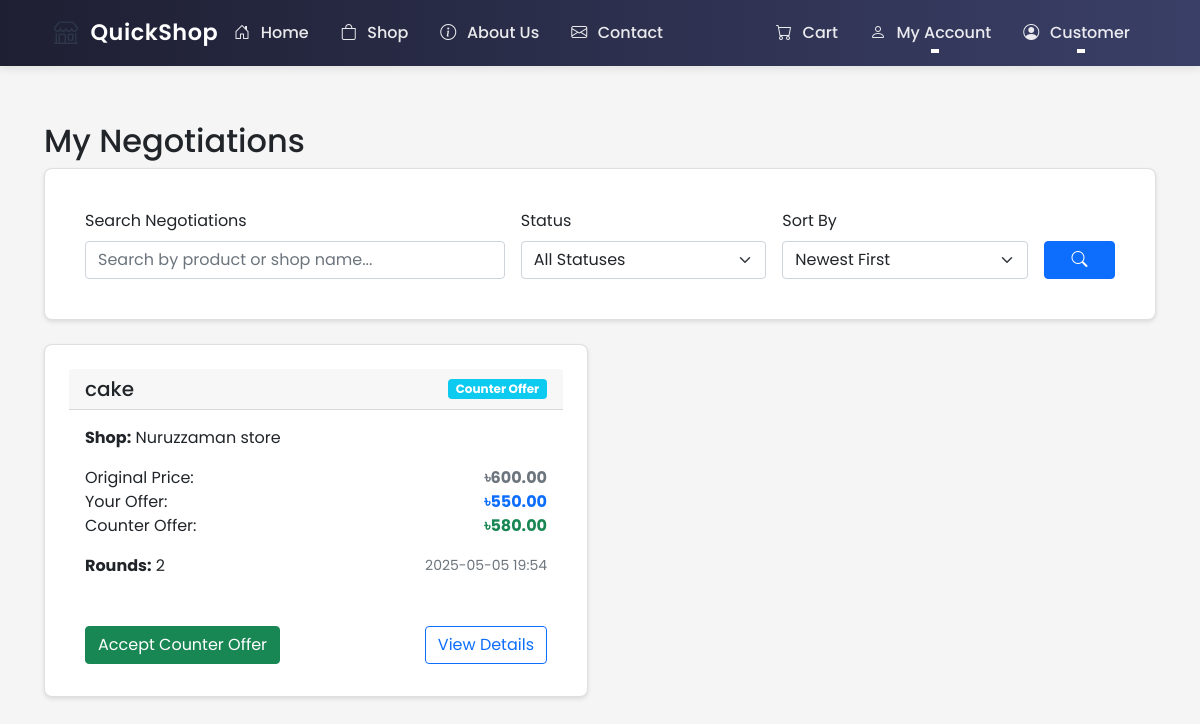
Before: /user/negotiations (signed in) with the older database file.
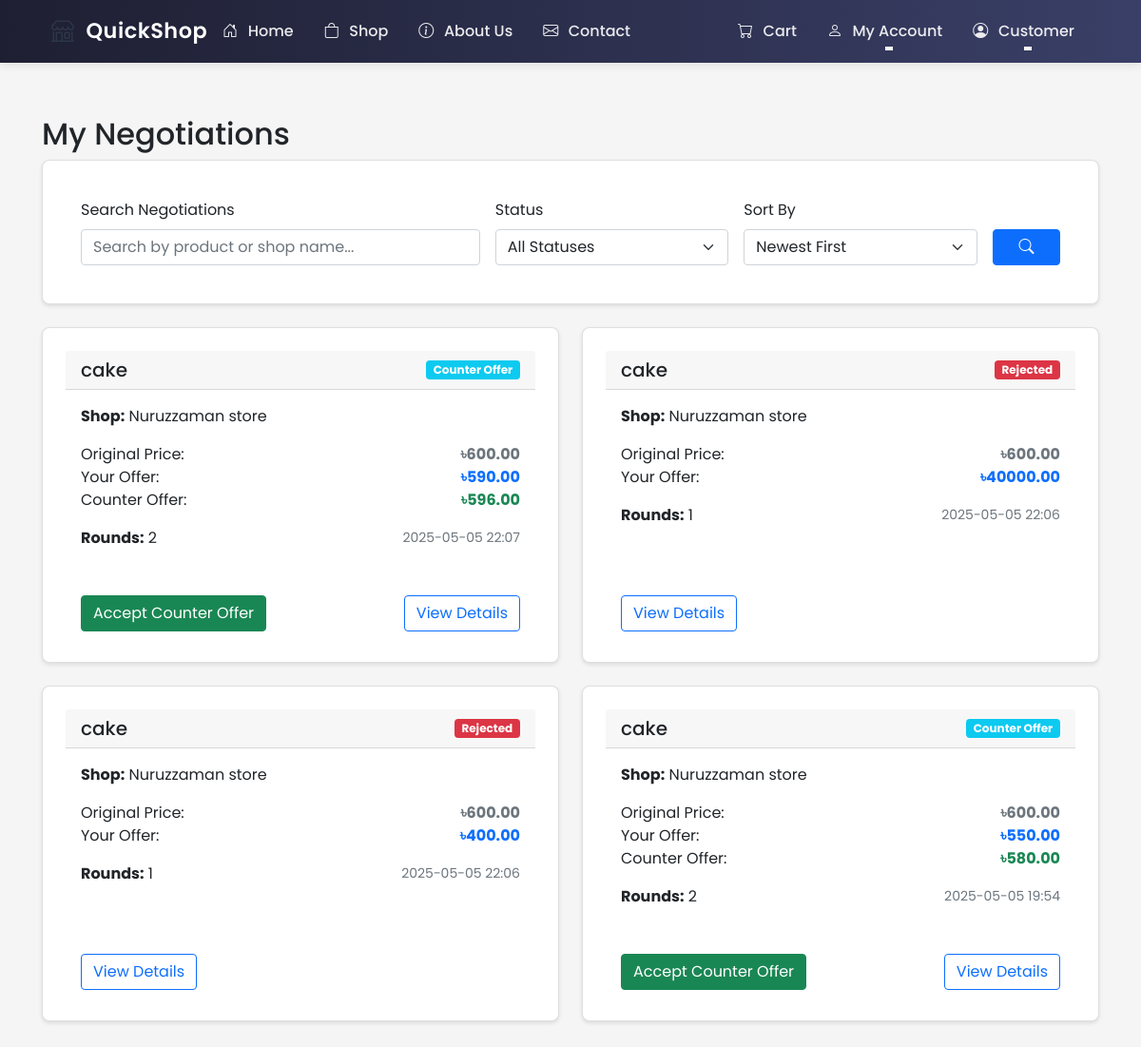
After: the same page with the newer database file.
### ecommerce/models/negotiation.py (models this page shows, shortened)
class Negotiation(db.Model):
    id = db.Column(db.Integer, primary_key=True)
    product_id = db.Column(db.Integer, db.ForeignKey('product.id'), nullable=False)
    customer_id = db.Column(db.Integer, db.ForeignKey('user.id'), nullable=False)
    initial_price = db.Column(db.Float, nullable=False)  # Original product price
    offered_price = db.Column(db.Float, nullable=False)  # Customer's offered price
    counter_price = db.Column(db.Float)  # AI/Shop counter offer
    final_price = db.Column(db.Float)  # Final agreed price
    status = db.Column(db.String(20), nullable=False, default='pending')  # pending, counter_offer, accepted, rejected
    rounds = db.Column(db.Integer, default=0)  # Number of negotiation rounds
    created_at = db.Column(db.DateTime, default=datetime.utcnow)
    updated_at = db.Column(db.DateTime, default=datetime.utcnow, onupdate=datetime.utcnow)
    product = db.relationship('Product', backref='negotiations')
    customer = db.relationship('User', backref='negotiations')

### ecommerce/models/shop.py (models this page shows, shortened)
class Product(db.Model):
    id = db.Column(db.Integer, primary_key=True)
    name = db.Column(db.String(100), nullable=False)
    description = db.Column(db.Text)
    price = db.Column(db.Float, nullable=False)
    stock = db.Column(db.Integer, nullable=False, default=0)
    shop_id = db.Column(db.Integer, db.ForeignKey('shop.id'), nullable=False)
    image_url = db.Column(db.String(255))
    category = db.Column(db.String(50))  # Add category field
    created_at = db.Column(db.DateTime, default=datetime.utcnow)
    min_price = db.Column(db.Float)  # Minimum acceptable price
    max_discount_percentage = db.Column(db.Float, default=20.0)  # Maximum allowed discount
    continue_iteration = db.Column(db.Boolean, default=False)  # Whether to continue negotiation after max discount

class Shop(db.Model):
    id = db.Column(db.Integer, primary_key=True)
    name = db.Column(db.String(100), nullable=False)
    description = db.Column(db.Text)
    owner_id = db.Column(db.Integer, db.ForeignKey('user.id'), nullable=False)
    location_lat = db.Column(db.Float, nullable=False)
    location_lng = db.Column(db.Float, nullable=False)
    address = db.Column(db.String(200), nullable=False)
    created_at = db.Column(db.DateTime, default=datetime.utcnow)
    is_active = db.Column(db.Boolean, default=True)
    products = db.relationship('Product', backref='shop', lazy=True)
    orders = db.relationship('Order', backref='shop', lazy=True)

### ecommerce/routes/user.py (the view, shortened to what this page needs)
@user_bp.route('/negotiations')
@login_required
def negotiations():
    search_query = request.args.get('q', '')
    status = request.args.get('status')
    sort = request.args.get('sort', 'newest')
    page = request.args.get('page', 1, type=int)
    per_page = 10
    query = Negotiation.query.filter_by(customer_id=current_user.id)
    if status:
        query = query.filter_by(status=status)
    if sort == 'oldest':
        query = query.order_by(Negotiation.created_at.asc())
    elif sort == 'highest_offer':
        query = query.order_by(Negotiation.offered_price.desc())
    elif sort == 'lowest_offer':
        query = query.order_by(Negotiation.offered_price.asc())
    else:  # newest
        query = query.order_by(Negotiation.created_at.desc())
    pagination = query.paginate(page=page, per_page=per_page)
    negotiations = pagination.items
    return render_template('user/negotiations.html',
                         negotiations=negotiations,
                         pagination=pagination)

### ecommerce/templates/user/negotiations.html (shortened to what the changed rows need)
{% extends "base.html" %}
{% block content %}
<div class="container mt-4">
    <h2>My Negotiations</h2>
    {% if negotiations %}
        <div class="row">
            {% for negotiation in negotiations %}
                <div class="col-md-6 mb-4">
                    <div class="card h-100">
                        <div class="card-header d-flex justify-content-between align-items-center">
                            <h5 class="mb-0">{{ negotiation.product.name }}</h5>
                            <span class="badge bg-{{ {
                                'pending': 'warning',
                                'counter_offer': 'info',
                                'accepted': 'success',
                                'rejected': 'danger'
                            }[negotiation.status] }}">
                                {{ negotiation.status|replace('_', ' ')|title }}
                            </span>
                        </div>
                        <div class="card-body">
                            <div class="mb-3">
                                <strong>Shop:</strong> {{ negotiation.product.shop.name }}
                            </div>
                            <div class="mb-3">
                                <div class="d-flex justify-content-between align-items-center">
                                    <div>Original Price:</div>
                                    <strong class="text-muted">৳{{ "%.2f"|format(negotiation.initial_price) }}</strong>
                                </div>
                                <div class="d-flex justify-content-between align-items-center">
                                    <div>Your Offer:</div>
                                    <strong class="text-primary">৳{{ "%.2f"|format(negotiation.offered_price) }}</strong>
                                </div>
                                {% if negotiation.counter_price %}
                                    <div class="d-flex justify-content-between align-items-center">
                                        <div>Counter Offer:</div>
                                        <strong class="text-success">৳{{ "%.2f"|format(negotiation.counter_price) }}</strong>
                                    </div>
                                {% endif %}
                            </div>
                            <div class="d-flex justify-content-between align-items-center">
                                <div>
                                    <strong>Rounds:</strong> {{ negotiation.rounds }}
                                </div>
                                <small class="text-muted">{{ negotiation.created_at.strftime('%Y-%m-%d %H:%M') }}</small>
                            </div>
                        </div>
                        <div class="card-footer bg-transparent border-top-0">
                            <div class="d-flex justify-content-between align-items-center">
                                {% if negotiation.status == 'counter_offer' %}
                                    <button class="btn btn-success accept-counter"
                                            data-negotiation-id="{{ negotiation.id }}"
                                            data-counter-price="{{ negotiation.counter_price }}">
                                        Accept Counter Offer
                                    </button>
                                {% elif negotiation.status == 'accepted' %}
                                    <a href="{{ url_for('main.cart') }}" class="btn btn-primary">
                                        Go to Cart
                                    </a>
                                {% endif %}
                                <a href="{{ url_for('user.negotiation_detail', nego_id=negotiation.id) }}"
                                   class="btn btn-outline-primary">View Details</a>
                            </div>
                        </div>
                    </div>
                </div>
            {% endfor %}
        </div>
    {% else %}
        <div class="text-center py-5">
            <h4>No negotiations found</h4>
            <p class="text-muted">You haven't started any price negotiations yet.</p>
            <a href="{{ url_for('shop.index') }}" class="btn btn-primary">Browse Shops</a>
        </div>
    {% endif %}
</div>
{% endblock %}

Changed rows visible on the page:
added Negotiation: product.name "cake", status "Counter Offer", product.shop.name "Nuruzzaman store", initial_price "600.00", offered_price "590.00", counter_price "596.00", rounds "2", created_at "2025-05-05 22:07"
added Negotiation: product.name "cake", status "Rejected", product.shop.name "Nuruzzaman store", initial_price "600.00", offered_price "40000.00", rounds "1", created_at "2025-05-05 22:06"
added Negotiation: product.name "cake", status "Rejected", product.shop.name "Nuruzzaman store", initial_price "600.00", offered_price "400.00", rounds "1", created_at "2025-05-05 22:06"
